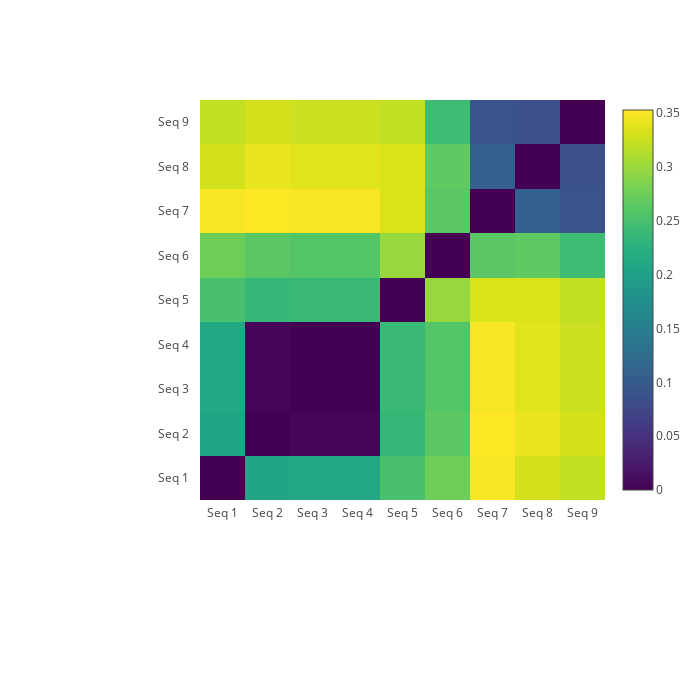

This figure's notebook cell:
### Markdown cell above
Now that we have a distance matrix of the sequences we could quickly and easily use the heatmap functionality of plotly to visualize out data.

### Code cell
colorscale = [[0.0,'#4bd4d1'], [0.5, '#1c9099']]  # custom colorscale
['#ece2f0','#a6bddb','#1c9099']
trace = go.Heatmap(x=seq_names, y=seq_names, z=hamming_dm.data, colorscale='Viridis')

fig = go.Figure(data=[trace])

fig['layout'].update(
    xaxis=dict(ticks=''),
    yaxis=dict(ticks='', ticksuffix='  '),
    width=700,
    height=700,
    autosize=False,
    margin=go.Margin(
        l=200,
        b=200,
        pad=4
    )
)
iplot(fig, filename='dm_heatmap')

### Figure 1 — Plotly figure (JSON) as saved in the notebook; plotly's stock layout.template omitted (floating-point values rounded to 4 significant figures)
{"data": [{"colorscale": "Viridis", "type": "heatmap", "uid": "92178341-82c0-48b9-9b49-7344bcd148bc", "x": ["Seq 1", "Seq 2", "Seq 3", "Seq 4", "Seq 5", "Seq 6", "Seq 7", "Seq 8", "Seq 9"], "y": ["Seq 1", "Seq 2", "Seq 3", "Seq 4", "Seq 5", "Seq 6", "Seq 7", "Seq 8", "Seq 9"], "z": [[0, 0.2078, 0.2118, 0.2118, 0.251, 0.2745, 0.349, 0.3294, 0.3216], [0.2078, 0, 0.003922, 0.003922, 0.2353, 0.2627, 0.3529, 0.3412, 0.3294], [0.2118, 0.003922, 0, 0, 0.2392, 0.2588, 0.349, 0.3373, 0.3255], [0.2118, 0.003922, 0, 0, 0.2392, 0.2588, 0.349, 0.3373, 0.3255], [0.251, 0.2353, 0.2392, 0.2392, 0, 0.298, 0.3333, 0.3333, 0.3216], [0.2745, 0.2627, 0.2588, 0.2588, 0.298, 0, 0.2627, 0.2667, 0.2431], [0.349, 0.3529, 0.349, 0.349, 0.3333, 0.2627, 0, 0.1059, 0.0902], [0.3294, 0.3412, 0.3373, 0.3373, 0.3333, 0.2667, 0.1059, 0, 0.08627], [0.3216, 0.3294, 0.3255, 0.3255, 0.3216, 0.2431, 0.0902, 0.08627, 0]]}], "layout": {"autosize": false, "height": 700, "margin": {"b": 200, "l": 200, "pad": 4}, "width": 700, "xaxis": {"ticks": ""}, "yaxis": {"ticks": "", "ticksuffix": "  "}}}
